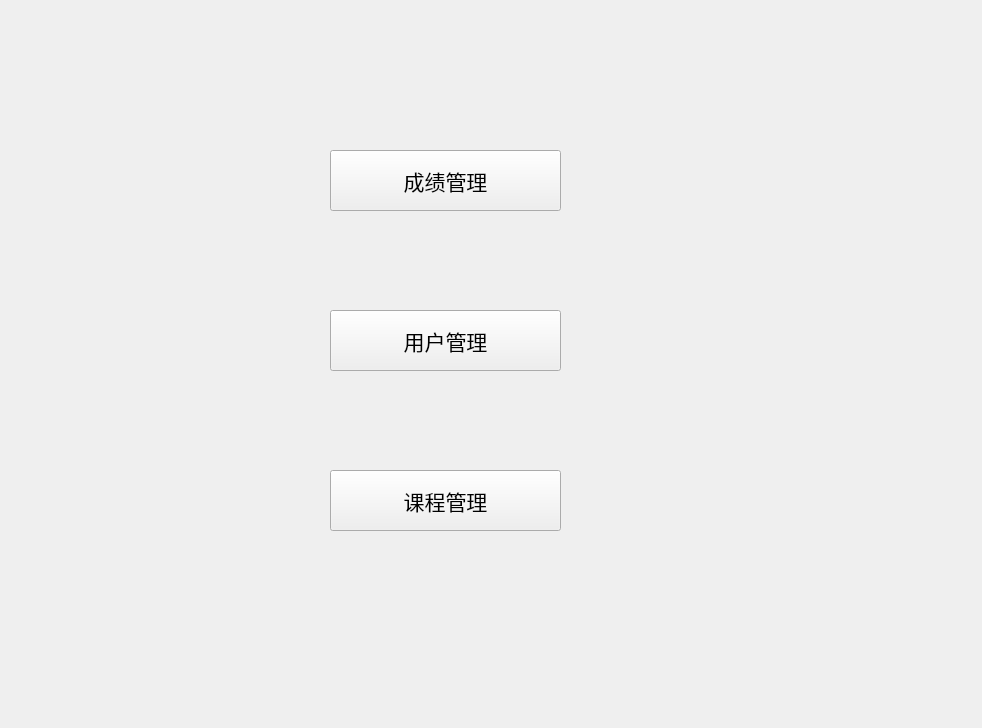
<?xml version="1.0" encoding="UTF-8"?>
<ui version="4.0">
 <class>AdminWidget</class>
 <widget class="QWidget" name="AdminWidget">
  <property name="windowModality">
   <enum>Qt::NonModal</enum>
  </property>
  <property name="geometry">
   <rect>
    <x>0</x>
    <y>0</y>
    <width>982</width>
    <height>728</height>
   </rect>
  </property>
  <property name="font">
   <font>
    <pointsize>16</pointsize>
    <weight>50</weight>
    <bold>false</bold>
   </font>
  </property>
  <property name="windowTitle">
   <string>管理面板</string>
  </property>
  <widget class="QPushButton" name="m_User">
   <property name="geometry">
    <rect>
     <x>330</x>
     <y>310</y>
     <width>231</width>
     <height>61</height>
    </rect>
   </property>
   <property name="text">
    <string>用户管理</string>
   </property>
  </widget>
  <widget class="QPushButton" name="m_Course">
   <property name="geometry">
    <rect>
     <x>330</x>
     <y>470</y>
     <width>231</width>
     <height>61</height>
    </rect>
   </property>
   <property name="text">
    <string>课程管理</string>
   </property>
  </widget>
  <widget class="QPushButton" name="m_Grade">
   <property name="geometry">
    <rect>
     <x>330</x>
     <y>150</y>
     <width>231</width>
     <height>61</height>
    </rect>
   </property>
   <property name="text">
    <string>成绩管理</string>
   </property>
  </widget>
 </widget>
 <resources/>
 <connections/>
</ui>
